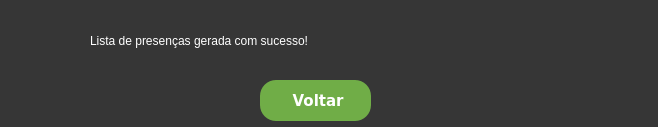
<?xml version="1.0" encoding="UTF-8"?>
<ui version="4.0">
 <class>MainWindow</class>
 <widget class="QMainWindow" name="MainWindow">
  <property name="geometry">
   <rect>
    <x>0</x>
    <y>0</y>
    <width>658</width>
    <height>127</height>
   </rect>
  </property>
  <property name="minimumSize">
   <size>
    <width>658</width>
    <height>127</height>
   </size>
  </property>
  <property name="maximumSize">
   <size>
    <width>658</width>
    <height>127</height>
   </size>
  </property>
  <property name="windowTitle">
   <string>MainWindow</string>
  </property>
  <property name="styleSheet">
   <string notr="true">background-color:#363636;</string>
  </property>
  <widget class="QWidget" name="centralwidget">
   <widget class="QPushButton" name="btnVoltar">
    <property name="geometry">
     <rect>
      <x>260</x>
      <y>80</y>
      <width>111</width>
      <height>41</height>
     </rect>
    </property>
    <property name="font">
     <font>
      <family>Verdana</family>
      <pointsize>11</pointsize>
      <weight>87</weight>
      <italic>false</italic>
      <bold>true</bold>
     </font>
    </property>
    <property name="cursor">
     <cursorShape>PointingHandCursor</cursorShape>
    </property>
    <property name="styleSheet">
     <string notr="true">QPushButton {
    border-radius:16px;	
	background-color:#70ad47;
	color:white;
	font:700 11pt &quot;Verdana&quot;;
	padding:8px;
}

QPushButton:hover {
   background-color: #0293ee;
}
</string>
    </property>
    <property name="text">
     <string> Voltar</string>
    </property>
    <property name="icon">
     <iconset>
      <normalon>C:/Users/Vinicius/Downloads/botao-de-logout-delineado (1).png</normalon>
     </iconset>
    </property>
    <property name="iconSize">
     <size>
      <width>24</width>
      <height>24</height>
     </size>
    </property>
    <property name="autoDefault">
     <bool>true</bool>
    </property>
    <property name="default">
     <bool>false</bool>
    </property>
    <property name="flat">
     <bool>false</bool>
    </property>
   </widget>
   <widget class="QLabel" name="labelIcon">
    <property name="geometry">
     <rect>
      <x>30</x>
      <y>20</y>
      <width>51</width>
      <height>41</height>
     </rect>
    </property>
    <property name="text">
     <string/>
    </property>
    <property name="pixmap">
     <pixmap>C:/Users/Vinicius/Downloads/verificar (1).png</pixmap>
    </property>
    <property name="scaledContents">
     <bool>true</bool>
    </property>
   </widget>
   <widget class="QLabel" name="label_treinada_sucesso">
    <property name="enabled">
     <bool>false</bool>
    </property>
    <property name="geometry">
     <rect>
      <x>90</x>
      <y>20</y>
      <width>541</width>
      <height>41</height>
     </rect>
    </property>
    <property name="styleSheet">
     <string notr="true">QLabel{
color:white;
font: 600 18pt &quot;Verdana&quot;;
}</string>
    </property>
    <property name="text">
     <string>Lista de presenças gerada com sucesso!</string>
    </property>
    <property name="scaledContents">
     <bool>true</bool>
    </property>
   </widget>
  </widget>
 </widget>
 <resources/>
 <connections>
  <connection>
   <sender>btnVoltar</sender>
   <signal>clicked()</signal>
   <receiver>MainWindow</receiver>
   <slot>close()</slot>
   <hints>
    <hint type="sourcelabel">
     <x>315</x>
     <y>100</y>
    </hint>
    <hint type="destinationlabel">
     <x>328</x>
     <y>63</y>
    </hint>
   </hints>
  </connection>
 </connections>
</ui>
